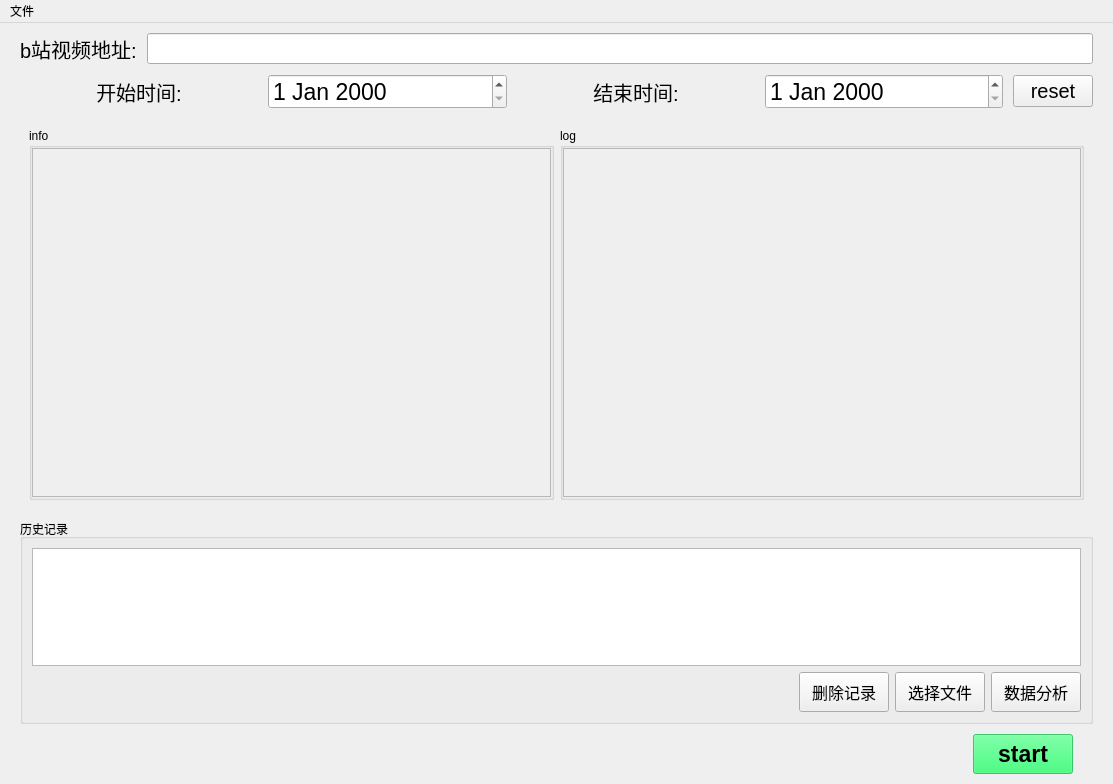
<?xml version="1.0" encoding="UTF-8"?>
<ui version="4.0">
 <class>MainWindow</class>
 <widget class="QMainWindow" name="MainWindow">
  <property name="geometry">
   <rect>
    <x>0</x>
    <y>0</y>
    <width>1113</width>
    <height>784</height>
   </rect>
  </property>
  <property name="windowTitle">
   <string>MainWindow</string>
  </property>
  <widget class="QWidget" name="centralwidget">
   <property name="minimumSize">
    <size>
     <width>1113</width>
     <height>761</height>
    </size>
   </property>
   <property name="layoutDirection">
    <enum>Qt::LeftToRight</enum>
   </property>
   <layout class="QVBoxLayout" name="verticalLayout_4" stretch="2,2,19,10,1">
    <property name="spacing">
     <number>10</number>
    </property>
    <property name="leftMargin">
     <number>20</number>
    </property>
    <property name="topMargin">
     <number>10</number>
    </property>
    <property name="rightMargin">
     <number>20</number>
    </property>
    <property name="bottomMargin">
     <number>10</number>
    </property>
    <item>
     <layout class="QHBoxLayout" name="horizontalLayout_2">
      <item>
       <widget class="QLabel" name="label_3">
        <property name="font">
         <font>
          <pointsize>15</pointsize>
         </font>
        </property>
        <property name="text">
         <string>b站视频地址:</string>
        </property>
        <property name="margin">
         <number>10</number>
        </property>
       </widget>
      </item>
      <item>
       <widget class="QLineEdit" name="burl">
        <property name="sizePolicy">
         <sizepolicy hsizetype="Expanding" vsizetype="Fixed">
          <horstretch>0</horstretch>
          <verstretch>0</verstretch>
         </sizepolicy>
        </property>
        <property name="minimumSize">
         <size>
          <width>0</width>
          <height>30</height>
         </size>
        </property>
        <property name="maximumSize">
         <size>
          <width>16777215</width>
          <height>16777215</height>
         </size>
        </property>
        <property name="font">
         <font>
          <pointsize>14</pointsize>
         </font>
        </property>
       </widget>
      </item>
     </layout>
    </item>
    <item>
     <layout class="QHBoxLayout" name="horizontalLayout" stretch="3,3,3,3,1">
      <item>
       <widget class="QLabel" name="label">
        <property name="font">
         <font>
          <pointsize>15</pointsize>
         </font>
        </property>
        <property name="layoutDirection">
         <enum>Qt::RightToLeft</enum>
        </property>
        <property name="text">
         <string>开始时间:</string>
        </property>
        <property name="alignment">
         <set>Qt::AlignCenter</set>
        </property>
       </widget>
      </item>
      <item>
       <widget class="QDateEdit" name="dateEdit">
        <property name="font">
         <font>
          <pointsize>17</pointsize>
         </font>
        </property>
        <property name="wrapping">
         <bool>false</bool>
        </property>
        <property name="frame">
         <bool>true</bool>
        </property>
       </widget>
      </item>
      <item>
       <widget class="QLabel" name="label_2">
        <property name="font">
         <font>
          <pointsize>15</pointsize>
         </font>
        </property>
        <property name="text">
         <string>结束时间:</string>
        </property>
        <property name="alignment">
         <set>Qt::AlignCenter</set>
        </property>
       </widget>
      </item>
      <item>
       <widget class="QDateEdit" name="dateEdit_2">
        <property name="font">
         <font>
          <pointsize>17</pointsize>
         </font>
        </property>
       </widget>
      </item>
      <item>
       <widget class="QPushButton" name="resetTime">
        <property name="font">
         <font>
          <pointsize>15</pointsize>
         </font>
        </property>
        <property name="text">
         <string>reset</string>
        </property>
       </widget>
      </item>
     </layout>
    </item>
    <item>
     <widget class="QWidget" name="widget" native="true">
      <layout class="QHBoxLayout" name="horizontalLayout_4">
       <item>
        <widget class="QGroupBox" name="groupBox_2">
         <property name="title">
          <string>info</string>
         </property>
         <layout class="QVBoxLayout" name="verticalLayout_2">
          <property name="leftMargin">
           <number>0</number>
          </property>
          <property name="topMargin">
           <number>0</number>
          </property>
          <property name="rightMargin">
           <number>0</number>
          </property>
          <property name="bottomMargin">
           <number>0</number>
          </property>
          <item>
           <widget class="QScrollArea" name="infoarea">
            <property name="widgetResizable">
             <bool>true</bool>
            </property>
            <widget class="QWidget" name="scrollAreaWidgetContents">
             <property name="geometry">
              <rect>
               <x>0</x>
               <y>0</y>
               <width>521</width>
               <height>344</height>
              </rect>
             </property>
             <layout class="QVBoxLayout" name="verticalLayout_5">
              <property name="leftMargin">
               <number>0</number>
              </property>
              <property name="topMargin">
               <number>0</number>
              </property>
              <property name="rightMargin">
               <number>0</number>
              </property>
              <property name="bottomMargin">
               <number>0</number>
              </property>
             </layout>
            </widget>
           </widget>
          </item>
         </layout>
        </widget>
       </item>
       <item>
        <widget class="QGroupBox" name="groupBox">
         <property name="title">
          <string>log</string>
         </property>
         <layout class="QVBoxLayout" name="verticalLayout_3">
          <property name="leftMargin">
           <number>0</number>
          </property>
          <property name="topMargin">
           <number>0</number>
          </property>
          <property name="rightMargin">
           <number>0</number>
          </property>
          <property name="bottomMargin">
           <number>0</number>
          </property>
          <item>
           <widget class="QScrollArea" name="logarea">
            <property name="widgetResizable">
             <bool>true</bool>
            </property>
            <widget class="QWidget" name="scrollAreaWidgetContents_2">
             <property name="geometry">
              <rect>
               <x>0</x>
               <y>0</y>
               <width>520</width>
               <height>344</height>
              </rect>
             </property>
             <layout class="QVBoxLayout" name="verticalLayout">
              <property name="leftMargin">
               <number>0</number>
              </property>
              <property name="topMargin">
               <number>0</number>
              </property>
              <property name="rightMargin">
               <number>0</number>
              </property>
              <property name="bottomMargin">
               <number>0</number>
              </property>
             </layout>
            </widget>
           </widget>
          </item>
         </layout>
        </widget>
       </item>
      </layout>
     </widget>
    </item>
    <item>
     <widget class="QWidget" name="widget_2" native="true">
      <layout class="QVBoxLayout" name="verticalLayout_6">
       <property name="leftMargin">
        <number>0</number>
       </property>
       <property name="topMargin">
        <number>0</number>
       </property>
       <property name="rightMargin">
        <number>0</number>
       </property>
       <property name="bottomMargin">
        <number>0</number>
       </property>
       <item>
        <widget class="QGroupBox" name="groupBox_3">
         <property name="title">
          <string>历史记录</string>
         </property>
         <layout class="QVBoxLayout" name="verticalLayout_7">
          <item>
           <widget class="QTableView" name="historylog"/>
          </item>
          <item>
           <layout class="QHBoxLayout" name="horizontalLayout_5" stretch="9,1,0,1">
            <item>
             <widget class="QLabel" name="selecthis">
              <property name="text">
               <string/>
              </property>
              <property name="alignment">
               <set>Qt::AlignCenter</set>
              </property>
             </widget>
            </item>
            <item>
             <widget class="QPushButton" name="delselect">
              <property name="sizePolicy">
               <sizepolicy hsizetype="Fixed" vsizetype="Fixed">
                <horstretch>0</horstretch>
                <verstretch>0</verstretch>
               </sizepolicy>
              </property>
              <property name="minimumSize">
               <size>
                <width>90</width>
                <height>40</height>
               </size>
              </property>
              <property name="font">
               <font>
                <pointsize>12</pointsize>
               </font>
              </property>
              <property name="text">
               <string>删除记录</string>
              </property>
             </widget>
            </item>
            <item>
             <widget class="QPushButton" name="fileselect">
              <property name="sizePolicy">
               <sizepolicy hsizetype="Fixed" vsizetype="Fixed">
                <horstretch>0</horstretch>
                <verstretch>0</verstretch>
               </sizepolicy>
              </property>
              <property name="minimumSize">
               <size>
                <width>90</width>
                <height>40</height>
               </size>
              </property>
              <property name="font">
               <font>
                <pointsize>12</pointsize>
               </font>
              </property>
              <property name="text">
               <string>选择文件</string>
              </property>
             </widget>
            </item>
            <item>
             <widget class="QPushButton" name="analy">
              <property name="sizePolicy">
               <sizepolicy hsizetype="Fixed" vsizetype="Fixed">
                <horstretch>0</horstretch>
                <verstretch>0</verstretch>
               </sizepolicy>
              </property>
              <property name="minimumSize">
               <size>
                <width>90</width>
                <height>40</height>
               </size>
              </property>
              <property name="font">
               <font>
                <pointsize>12</pointsize>
               </font>
              </property>
              <property name="autoFillBackground">
               <bool>false</bool>
              </property>
              <property name="styleSheet">
               <string notr="true"/>
              </property>
              <property name="text">
               <string>数据分析</string>
              </property>
             </widget>
            </item>
           </layout>
          </item>
         </layout>
        </widget>
       </item>
      </layout>
     </widget>
    </item>
    <item>
     <layout class="QHBoxLayout" name="horizontalLayout_3">
      <property name="rightMargin">
       <number>20</number>
      </property>
      <item>
       <widget class="QLabel" name="label_4">
        <property name="enabled">
         <bool>false</bool>
        </property>
        <property name="sizePolicy">
         <sizepolicy hsizetype="MinimumExpanding" vsizetype="Preferred">
          <horstretch>0</horstretch>
          <verstretch>0</verstretch>
         </sizepolicy>
        </property>
        <property name="mouseTracking">
         <bool>false</bool>
        </property>
        <property name="text">
         <string/>
        </property>
        <property name="textFormat">
         <enum>Qt::PlainText</enum>
        </property>
        <property name="margin">
         <number>0</number>
        </property>
        <property name="indent">
         <number>-1</number>
        </property>
       </widget>
      </item>
      <item>
       <widget class="QPushButton" name="start">
        <property name="minimumSize">
         <size>
          <width>100</width>
          <height>40</height>
         </size>
        </property>
        <property name="font">
         <font>
          <pointsize>17</pointsize>
          <weight>75</weight>
          <bold>true</bold>
         </font>
        </property>
        <property name="styleSheet">
         <string notr="true">background-color: rgba(13, 250, 90,0.7);</string>
        </property>
        <property name="text">
         <string>start</string>
        </property>
       </widget>
      </item>
     </layout>
    </item>
   </layout>
  </widget>
  <widget class="QMenuBar" name="menuBar">
   <property name="geometry">
    <rect>
     <x>0</x>
     <y>0</y>
     <width>1113</width>
     <height>23</height>
    </rect>
   </property>
   <property name="sizePolicy">
    <sizepolicy hsizetype="Expanding" vsizetype="Expanding">
     <horstretch>0</horstretch>
     <verstretch>0</verstretch>
    </sizepolicy>
   </property>
   <property name="minimumSize">
    <size>
     <width>0</width>
     <height>23</height>
    </size>
   </property>
   <property name="mouseTracking">
    <bool>false</bool>
   </property>
   <property name="nativeMenuBar">
    <bool>false</bool>
   </property>
   <widget class="QMenu" name="file">
    <property name="title">
     <string>文件</string>
    </property>
    <addaction name="filepath_2"/>
    <addaction name="changefilepath"/>
   </widget>
   <addaction name="file"/>
  </widget>
  <action name="changefilepath">
   <property name="text">
    <string>修改保存地址</string>
   </property>
  </action>
  <action name="action">
   <property name="text">
    <string/>
   </property>
  </action>
  <action name="filepath_2">
   <property name="text">
    <string>保存地址</string>
   </property>
  </action>
 </widget>
 <resources/>
 <connections/>
</ui>
